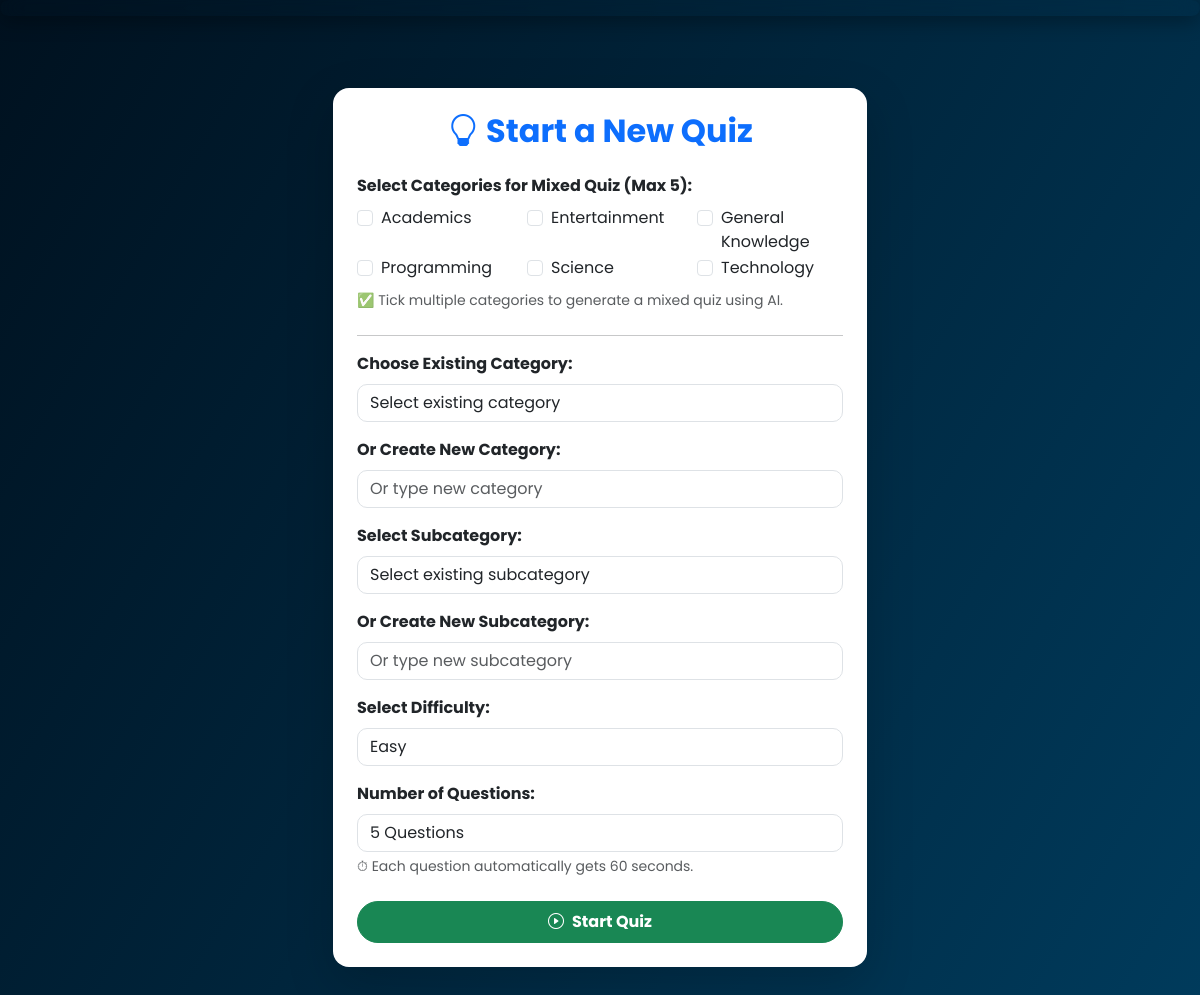
Page /quiz/start/ (signed in) on the committed database.
### users/models.py (models this page shows, shortened)
class QuizCategory(models.Model):
    user = models.ForeignKey(User, on_delete=models.CASCADE, related_name="categories", null=True, blank=True)
    name = models.CharField(max_length=100)
    description = models.TextField(blank=True, null=True)
    created_by_ai = models.BooleanField(default=True)
    class Meta:
        ordering = ['name']
        unique_together = ('user', 'name')  # unique per user

### users/views.py (the view, shortened to what this page needs)
# urls.py: path("quiz/start/", views.start_quiz, name="start_quiz"),
@login_required
def start_quiz(request, quiz_id=None):
    categories = QuizCategory.objects.all().order_by('name')
    form = QuizStartForm(request.POST or None)
    CATEGORY_SETTINGS = {
        "academics": {"system_prompt": "Strict academic quiz generator.", "temperature": 0.0},
        "entertainment": {"system_prompt": "Creative entertainment quiz generator.", "temperature": 0.4},
        "general": {"system_prompt": "General knowledge quiz generator.", "temperature": 0.3},
    }
    MAX_MIX_CATEGORIES = 5
    return render(request, "users/start_quiz.html", {"form": form, "categories": categories})

### users/templates/users/start_quiz.html (shortened to what this page needs)
{% extends "users/base.html" %}
{% block content %}
<div class="container py-5">
  <div class="row justify-content-center">
    <div class="col-lg-6">
      <div class="card shadow-lg border-0 rounded-4">
        <div class="card-body p-4">
          <h2 class="mb-4 text-center fw-bold text-primary">
            <i class="bi bi-lightbulb"></i> Start a New Quiz
          </h2>
          <form method="post" id="quizStartForm">
            <div class="mb-4">
              <label class="form-label fw-bold">Select Categories for Mixed Quiz (Max 5):</label>
              <div class="row" id="mixedCategories">
                {% for c in categories %}
                  <div class="col-6 col-md-4">
                    <div class="form-check">
                      <input
                        class="form-check-input mixed-checkbox"
                        type="checkbox"
                        name="category_choices_multi"
                        value="{{ c.id }}"
                        id="cat{{ c.id }}"
                      >
                      <label class="form-check-label" for="cat{{ c.id }}">{{ c.name }}</label>
                    </div>
                  </div>
                {% endfor %}
              </div>
              <small class="text-muted d-block mt-2">✅ Tick multiple categories to generate a mixed quiz using AI.</small>
            </div>
            <hr>
            <div class="mb-3">
              <label class="form-label fw-bold">Choose Existing Category:</label>
              {{ form.category_choice }}
            </div>
            <div class="mb-3">
              <label class="form-label fw-bold">Or Create New Category:</label>
              {{ form.category_new }}
            </div>
            <div class="mb-3">
              <label class="form-label fw-bold">Select Subcategory:</label>
              {{ form.subcategory_choice }}
            </div>
            <div class="mb-3">
              <label class="form-label fw-bold">Or Create New Subcategory:</label>
              {{ form.subcategory_new }}
            </div>
            <div class="mb-3">
              <label class="form-label fw-bold">Select Difficulty:</label>
              {{ form.difficulty }}
            </div>
            <div class="mb-4">
              <label class="form-label fw-bold">Number of Questions:</label>
              {{ form.question_count }}
              <small class="text-muted d-block mt-1">⏱ Each question automatically gets 60 seconds.</small>
            </div>
            <button
              type="submit"
              class="btn btn-success w-100 py-2 fw-bold rounded-pill"
              id="startQuizBtn"
            >
              <i class="bi bi-play-circle me-2"></i>Start Quiz
            </button>
          </form>
        </div>
      </div>
    </div>
  </div>
</div>
{% endblock %}

### users/templates/users/base.html (style rules this page uses)
body { font-family: 'Poppins', sans-serif; min-height: 100vh; margin: 0; transition: background 0.6s ease, color 0.6s ease; overflow-x: hidden; overflow-y: auto; position: relative; }
.navbar, .card { backdrop-filter: blur(12px); border-radius: 15px; box-shadow: 0px 4px 20px rgba(0,0,0,0.4); transition: all 0.4s ease; }
.btn { border-radius: 25px; transition: all 0.3s ease; }
.theme-aurora { background: linear-gradient(120deg, #00111f, #003b5c, #220044); color:#e1f5ff; background-size:200% 200%; animation: auroraMove 12s ease-in-out infinite alternate; }

### users/templates/users/start_quiz.html (style rules this page uses)
label.form-label { font-weight: 600; }
.form-control, .form-select { border-radius: 10px; }
.card { transition: all 0.3s ease; }

### rows in the picture
QuizCategory: name "Academics"
QuizCategory: name "Entertainment"
QuizCategory: name "General Knowledge"
QuizCategory: name "Programming"
QuizCategory: name "Science"
QuizCategory: name "Technology"
